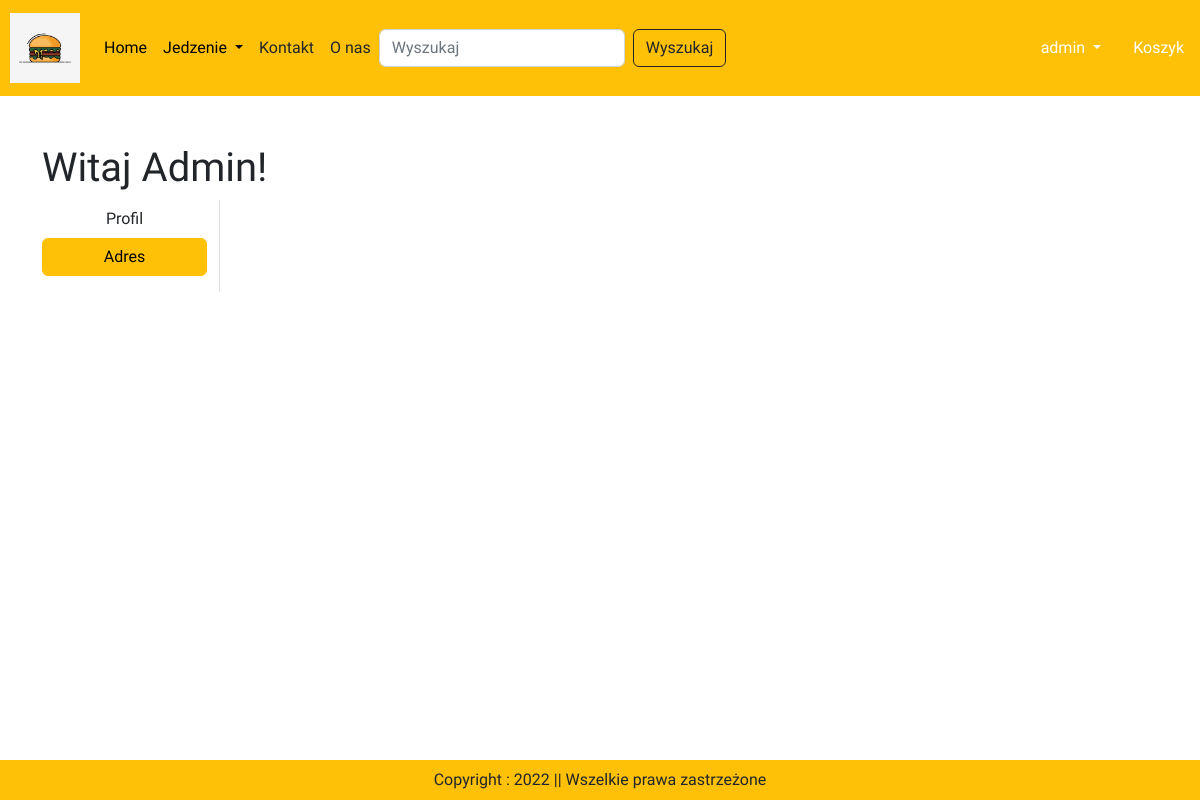
The app's page /adres/ (signed in), older data.
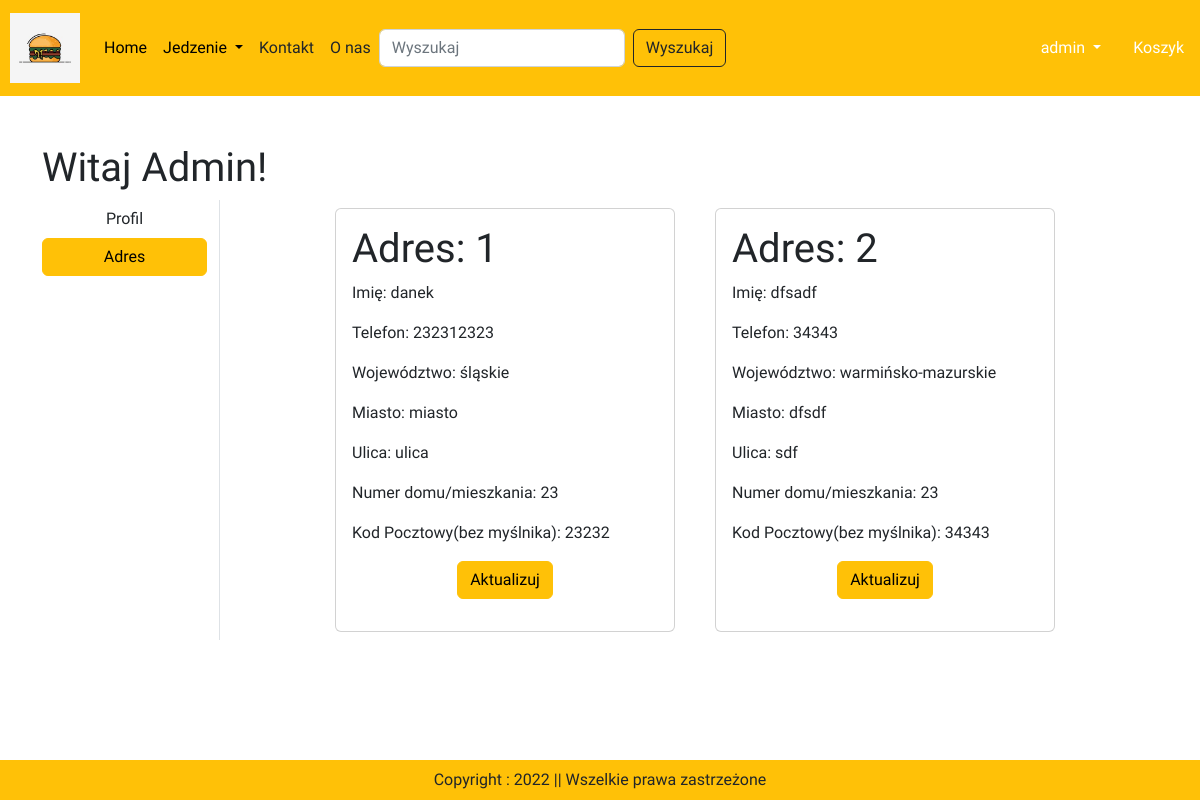
The same page, newer data.
### app/models.py (models this page shows, shortened)
class Client(models.Model):
    user = models.ForeignKey(User, on_delete=models.CASCADE)
    imie = models.CharField(max_length = 255)
    miasto = models.CharField(max_length = 255)
    ulica = models.CharField(max_length = 255)
    numer_domu_mieszkania = models.IntegerField(max_length = 3)
    telefon = models.IntegerField(default = 0)
    kodPocztowy = models.IntegerField()
    wojewodztwo = models.CharField(choices = WOJEWODZTWO_CHOICES, max_length=50)

### app/views.py (the view)
# urls.py: path('adres/', views.adres, name='adres'), #tylko funkcja nie potrzebujemy as_view
@login_required
def adres(request): #tylko pobranie danych z bazy i wyswietlenie na uipage
    adres = Client.objects.filter(user=request.user) #fetchuj ClientProfile tylko gdy user = login/username
    totalitem = 0
    if request.user.is_authenticated:
        totalitem = len(Basket.objects.filter(user=request.user))
    return render(request, 'app/adres.html', locals())

### app/templates/app/adres.html (shortened to what this page needs)
{% extends 'app/base.html' %}
{% load static %}
{% block main-content %}
<div class="container my-5">
    <div class="row">
        <h1>Witaj <span class="text-capitalize">
            {{request.user}}!
        </span></h1>
        <div class="col-sm-2 border-end">
            <ul class="list-unstyled">
                <li class="d-grid"><a href="{% url 'user' %}" class="btn">Profil</a></li>
                <li class="d-grid"><a href="{% url 'adres' %}" class="btn btn-warning">Adres</a></li>
            </ul>
        </div>
        <div class="col-sm-8 offset-sm-1">
            <div class="row">
                {% for ad in adres %}
                    <div class="col-sm-6">
                        <div class="card m-2">
                            <div class="card-body">
                                <h1>Adres: {{forloop.counter}}</h1>
                                <p>Imię: {{ad.imie}}</p>
                                <p>Telefon: {{ad.telefon}}</p>
                                <p>Województwo: {{ad.wojewodztwo}}</p>
                                <p>Miasto: {{ad.miasto}}</p>
                                <p>Ulica: {{ad.ulica}}</p>
                                <p>Numer domu/mieszkania: {{ad.numer_domu_mieszkania}}</p>
                                <p>Kod Pocztowy(bez myślnika): {{ad.kodPocztowy}}</p>
                                <p class="text-center"><a href="{% url 'updateAdres' pk=ad.id %}" type="button" class="btn btn-warning">Aktualizuj</a></p>
                            </div>
                        </div>
                    </div>
                {% endfor %}
            </div>
        </div>
{% endblock main-content %}

### app/templates/app/base.html (shortened to what this page needs)
<!DOCTYPE html>
{% load static %}
<html lang="en">
<head>
    <link href="https://cdn.jsdelivr.net/npm/bootstrap@5.2.3/dist/css/bootstrap.min.css" rel="stylesheet">
    <link rel="stylesheet" href="{% static 'app/css/all.min.css' %}"/>
    <link rel="stylesheet" href="{% static 'app/css/owl.carousel.min.css' %}"/>
    <link rel="stylesheet" href="{% static 'app/css/style.css' %}"/>
  </head>
<body>
    <nav class="navbar navbar-expand-lg navbar-dark bg-warning">
        <a class="navbar-brand" href="#">
          <img style = "margin-left: 10px"src="{% static "app/images/burgerlogo.jpg" %}" width="70" height="70" />
        </a>
        <div class="collapse navbar-collapse" id="navbarSupportedContent">
          <ul class="navbar-nav mr-auto">
            {% if request.user.is_authenticated %}
            <li class="nav-item active">
              <a class="nav-link" style="color: black" href="/">Home <span class="sr-only">(current)</span></a>
            </li>
            <li class="nav-item dropdown">
              <a class="nav-link dropdown-toggle" style="color: black" href="#" id="navbarDropdown" role="button" data-bs-toggle="dropdown" aria-haspopup="true" aria-expanded="false">
                Jedzenie
              </a>
            </li>
            <li class="nav-item">
              <a class="nav-link text-dark" href="{% url 'kontakt' %}">Kontakt</a>
            </li>
            <li class="nav-item">
              <a class="nav-link text-dark" href="{% url 'onas' %}">O nas</a>
            </li>
          </ul>
          <form class="d-flex" role="search" action = "/search">
            <input class="form-control me-2" type="search" placeholder="Wyszukaj" name="search" aria-label="Search">
            <button class="btn btn-outline-dark" type="submit">Wyszukaj</button>
          </form>
        </div>
        <ul class="navbar-nav me-auto mb-2 mb-lg-0">
          <li class="nav-item dropdown mx-2">
            <a class = "nav-link dropdown-toggle text-white" href="#" id="profileDropdown" role="button" data-bs-toggle="dropdown" aria-expanded="false"> {{user}} </a>
          </li>
          <li class="nav-item mx-2">
            <a href="{% url 'showbasket' %}" class="nav-link text-white"> Koszyk </a>
          </li>
          {% endif %}
        </ul>
      </nav>
      {% block main-content %}{% endblock main-content %}
      <footer class="container-fluid fixed-bottom bg-warning text-center p-2 mt-5">
        Copyright : 2022 || Wszelkie prawa zastrzeżone
      </footer>
</body>
</html>

### app/templates/app/base.html (style rules this page uses)
body { font-family: 'Fredoka One', cursive; }

Row changes from the older to the newer data that the page shows:
added Client: imie "danek", telefon "232312323", wojewodztwo "śląskie", miasto "miasto", ulica "ulica", numer_domu_mieszkania "23", kodPocztowy "23232"
added Client: imie "dfsadf", telefon "34343", wojewodztwo "warmińsko-mazurskie", miasto "dfsdf", ulica "sdf", numer_domu_mieszkania "23", kodPocztowy "34343"
